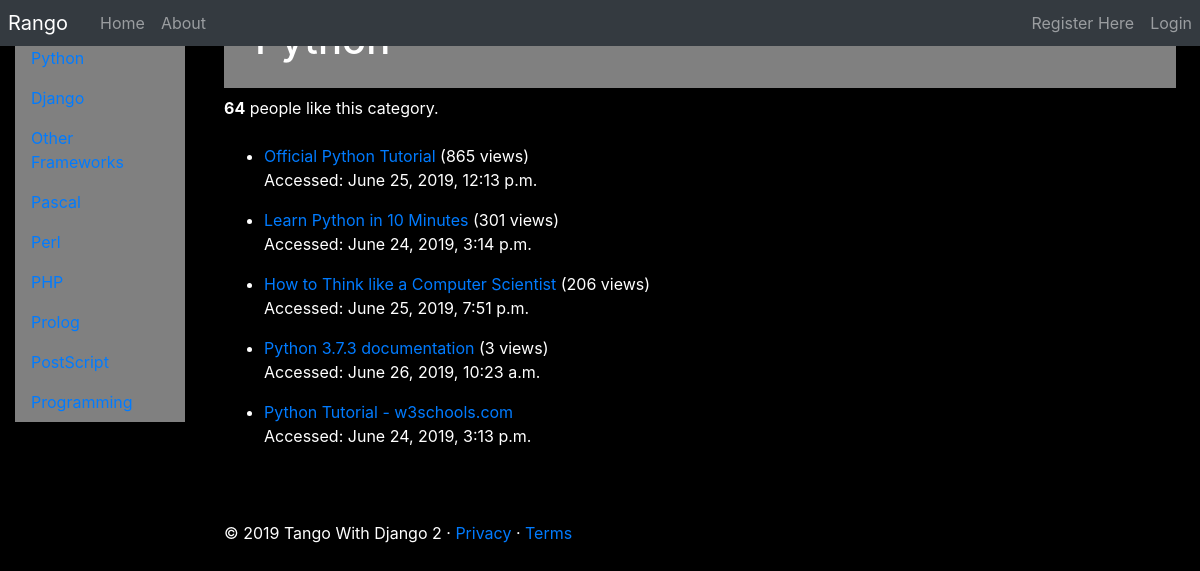
/rango/category/python/, run on the app's committed database.
### rango/models.py (models this page shows, shortened)
class Category(models.Model):
    name = models.CharField(max_length=128, unique=True)
    views = models.IntegerField(default=0)
    likes = models.IntegerField(default=0)
    slug = models.SlugField(unique=True)
    class Meta:
        verbose_name_plural = 'Categories'

class Page(models.Model):
    category = models.ForeignKey(Category, on_delete=models.CASCADE)
    title = models.CharField(max_length=128)
    url = models.URLField()
    views = models.IntegerField(default=0)
    first_visit = models.DateTimeField()
    last_visit = models.DateTimeField()

### rango/views.py (the view)
# urls.py: path('category/<slug:category_name_slug>/', views.show_category, name='show_category'),
def show_category(request, category_name_slug):
    context_dict = {}
    try:
        category = Category.objects.get(slug = category_name_slug)
        pages = Page.objects.filter(category = category).order_by('-views')
        context_dict['pages'] = pages
        context_dict['category'] = category
    except Category.DoesNotExist:
        context_dict['category'] = None
        context_dict['pages'] = None
    context_dict['query'] = category.name
    result_list = []
    if request.method == 'POST':
        query = request.POST.get('query', None)
        if query:
            result_list = run_query(query)
            context_dict['query'] = query
            context_dict['result_list'] = result_list
    return render(request, 'rango/category.html', context_dict)

### rango/templatetags/rango_template_tags.py (called while the page is built)
@register.inclusion_tag('rango/cats.html')
def get_category_list(cat = None):
    return {'cats': Category.objects.all(),
            'act_cat': cat}

### templates/rango/category.html (shortened to what this page needs)
{% extends 'rango/base.html' %}
{% load staticfiles %}
{% block body_block %}
    {% if category %}
        <div class="jumbotron-heading p-3 mb-2">
        <div class="container">
            <h1 class="text-left">{{ category.name }}</h1>
        </div>
        </div>
        <div>
          <strong id="like_count">{{ category.likes }}</strong> people like this category.
        </div>
        <br />
        {% if pages %}
            <ul>
            {% for page in pages %}
                <li><a href="{% url 'rango:goto' %}?page_id={{page.id}}">{{ page.title }}</a>
                    {% if page.views > 1 %}
                        ({{ page.views }} views)
                    {% elif page.views == 1 %}
                        ({{ page.views }} view)
                    {% endif %}
                    <br/>
                    <p>Accessed: {{ page.last_visit }}
                    </p>
                </li>
            {% endfor %}
            </ul>
        {% else %}
            <strong>No pages currently in category.</strong>
        {% endif %}
        <br />
    {% else %}
        The specified category does not exist!
    {% endif %}
<hr>
{% endblock %}

### templates/rango/cats.html (shortened to what this page needs)
<ul class="nav flex-column">
  {% if cats %}
      {% for c in cats %}
      {% if c == act_cat %}
          <li class="nav-item">
              <a class="nav-link active" href="{% url 'rango:show_category' c.slug %}">
              {{ c.name }}</a>
          </li>
      {% else %}
          <li class="nav-item">
              <a class="nav-link" href="{% url 'rango:show_category' c.slug %}">
              {{ c.name }}</a>
          </li>
      {% endif %}
      {% endfor %}
  {% else %}
      <li class="nav-item">No Categories Yet!</li>
  {% endif %}
</ul>

### templates/rango/base.html (style rules this page uses)
body { background-color: black; color: white; }
.jumbotron-heading { background-color: #808080; color: white; }

### data on the page
Category: name "Python", likes "64"
Category: name "Django"
Category: name "Other Frameworks"
Category: name "Pascal"
Category: name "Perl"
Category: name "PHP"
Category: name "Prolog"
Category: name "PostScript"
Category: name "Programming"
Page: title "Official Python Tutorial", views "865", last_visit "June 25, 2019, 12:13 p.m."
Page: title "Learn Python in 10 Minutes", views "301", last_visit "June 24, 2019, 3:14 p.m."
Page: title "How to Think like a Computer Scientist", views "206", last_visit "June 25, 2019, 7:51 p.m."
Page: title "Python 3.7.3 documentation", views "3", last_visit "June 26, 2019, 10:23 a.m."
Page: title "Python Tutorial - w3schools.com", last_visit "June 24, 2019, 3:13 p.m."
